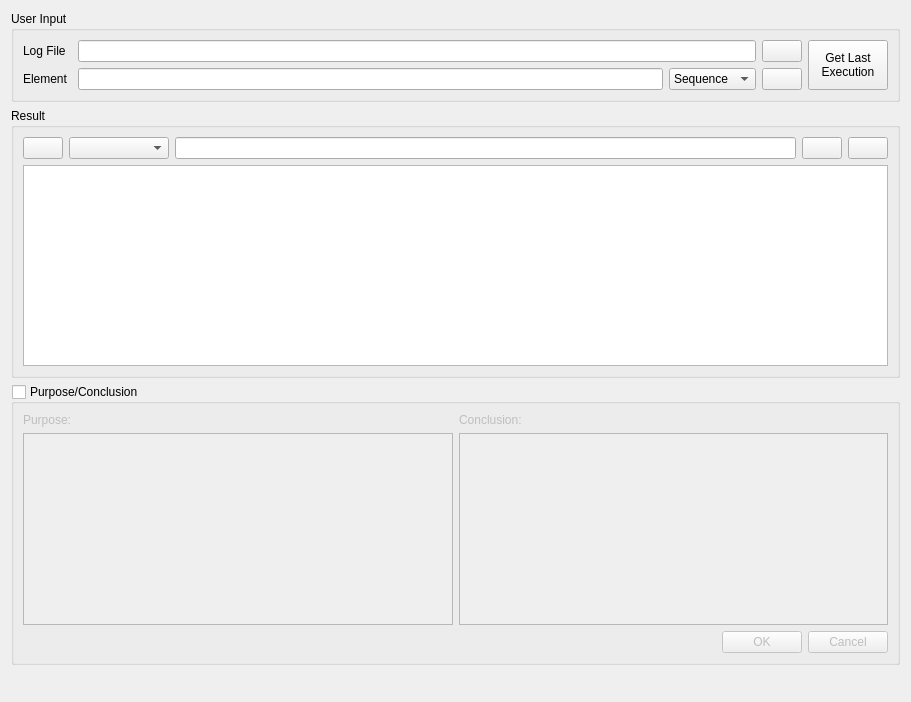
<?xml version="1.0" encoding="UTF-8"?>
<ui version="4.0">
 <class>GTALogFrame</class>
 <widget class="QFrame" name="GTALogFrame">
  <property name="geometry">
   <rect>
    <x>0</x>
    <y>0</y>
    <width>911</width>
    <height>702</height>
   </rect>
  </property>
  <property name="sizePolicy">
   <sizepolicy hsizetype="Expanding" vsizetype="Expanding">
    <horstretch>0</horstretch>
    <verstretch>0</verstretch>
   </sizepolicy>
  </property>
  <property name="windowTitle">
   <string>Frame</string>
  </property>
  <property name="frameShape">
   <enum>QFrame::NoFrame</enum>
  </property>
  <property name="frameShadow">
   <enum>QFrame::Raised</enum>
  </property>
  <layout class="QGridLayout" name="gridLayout_3">
   <property name="sizeConstraint">
    <enum>QLayout::SetNoConstraint</enum>
   </property>
   <item row="5" column="0">
    <layout class="QHBoxLayout" name="horizontalLayout_2">
     <item>
      <spacer name="horizontalSpacer">
       <property name="orientation">
        <enum>Qt::Horizontal</enum>
       </property>
       <property name="sizeHint" stdset="0">
        <size>
         <width>418</width>
         <height>20</height>
        </size>
       </property>
      </spacer>
     </item>
     <item>
      <widget class="QLabel" name="LogStatusLabel">
       <property name="sizePolicy">
        <sizepolicy hsizetype="Minimum" vsizetype="Minimum">
         <horstretch>0</horstretch>
         <verstretch>0</verstretch>
        </sizepolicy>
       </property>
       <property name="text">
        <string/>
       </property>
      </widget>
     </item>
    </layout>
   </item>
   <item row="3" column="0">
    <widget class="QGroupBox" name="groupBox_2">
     <property name="title">
      <string>Result</string>
     </property>
     <layout class="QGridLayout" name="gridLayout_2">
      <item row="0" column="1">
       <layout class="QHBoxLayout" name="horizontalLayout">
        <item>
         <widget class="QComboBox" name="ColumnFilterCB">
          <property name="minimumSize">
           <size>
            <width>100</width>
            <height>0</height>
           </size>
          </property>
         </widget>
        </item>
        <item>
         <widget class="QLineEdit" name="SearchFilterLE"/>
        </item>
        <item>
         <widget class="QPushButton" name="FilterPB">
          <property name="toolTip">
           <string>&lt;!DOCTYPE HTML PUBLIC &quot;-//W3C//DTD HTML 4.0//EN&quot; &quot;http://www.w3.org/TR/REC-html40/strict.dtd&quot;&gt;
&lt;html&gt;&lt;head&gt;&lt;meta name=&quot;qrichtext&quot; content=&quot;1&quot; /&gt;&lt;style type=&quot;text/css&quot;&gt;
p, li { white-space: pre-wrap; }
&lt;/style&gt;&lt;/head&gt;&lt;body style=&quot; font-family:'MS Shell Dlg 2'; font-size:8.25pt; font-weight:400; font-style:normal;&quot;&gt;
&lt;p style=&quot; margin-top:0px; margin-bottom:0px; margin-left:0px; margin-right:0px; -qt-block-indent:0; text-indent:0px;&quot;&gt;&lt;span style=&quot; font-weight:600; text-decoration: underline;&quot;&gt;Filter:&lt;/span&gt;&lt;/p&gt;
&lt;p style=&quot; margin-top:0px; margin-bottom:0px; margin-left:0px; margin-right:0px; -qt-block-indent:0; text-indent:0px;&quot;&gt;Filter the log based on selected column and search text&lt;/p&gt;&lt;/body&gt;&lt;/html&gt;</string>
          </property>
          <property name="text">
           <string/>
          </property>
          <property name="icon">
           <iconset resource="../resource.qrc">
            <normaloff>:/images/forms/img/SEARCH_REPLACE.png</normaloff>:/images/forms/img/SEARCH_REPLACE.png</iconset>
          </property>
         </widget>
        </item>
       </layout>
      </item>
      <item row="0" column="2">
       <widget class="QPushButton" name="AttachmentPB">
        <property name="toolTip">
         <string>&lt;!DOCTYPE HTML PUBLIC &quot;-//W3C//DTD HTML 4.0//EN&quot; &quot;http://www.w3.org/TR/REC-html40/strict.dtd&quot;&gt;
&lt;html&gt;&lt;head&gt;&lt;meta name=&quot;qrichtext&quot; content=&quot;1&quot; /&gt;&lt;style type=&quot;text/css&quot;&gt;
p, li { white-space: pre-wrap; }
&lt;/style&gt;&lt;/head&gt;&lt;body style=&quot; font-family:'MS Shell Dlg 2'; font-size:8.25pt; font-weight:400; font-style:normal;&quot;&gt;
&lt;p style=&quot; margin-top:0px; margin-bottom:0px; margin-left:0px; margin-right:0px; -qt-block-indent:0; text-indent:0px;&quot;&gt;&lt;span style=&quot; font-weight:600; text-decoration: underline;&quot;&gt;Attachment:&lt;/span&gt;&lt;/p&gt;
&lt;p style=&quot; margin-top:0px; margin-bottom:0px; margin-left:0px; margin-right:0px; -qt-block-indent:0; text-indent:0px;&quot;&gt;Add attachment to report&lt;/p&gt;&lt;/body&gt;&lt;/html&gt;</string>
        </property>
        <property name="text">
         <string/>
        </property>
        <property name="icon">
         <iconset resource="../resource.qrc">
          <normaloff>:/images/forms/img/Attachment.png</normaloff>:/images/forms/img/Attachment.png</iconset>
        </property>
       </widget>
      </item>
      <item row="0" column="0">
       <widget class="QPushButton" name="AnalyzeLogPB">
        <property name="toolTip">
         <string>&lt;!DOCTYPE HTML PUBLIC &quot;-//W3C//DTD HTML 4.0//EN&quot; &quot;http://www.w3.org/TR/REC-html40/strict.dtd&quot;&gt;
&lt;html&gt;&lt;head&gt;&lt;meta name=&quot;qrichtext&quot; content=&quot;1&quot; /&gt;&lt;style type=&quot;text/css&quot;&gt;
p, li { white-space: pre-wrap; }
&lt;/style&gt;&lt;/head&gt;&lt;body style=&quot; font-family:'MS Shell Dlg 2'; font-size:8.25pt; font-weight:400; font-style:normal;&quot;&gt;
&lt;p style=&quot; margin-top:0px; margin-bottom:0px; margin-left:0px; margin-right:0px; -qt-block-indent:0; text-indent:0px;&quot;&gt;&lt;span style=&quot; font-weight:600; text-decoration: underline;&quot;&gt;Analyze:&lt;/span&gt;&lt;/p&gt;
&lt;p style=&quot; margin-top:0px; margin-bottom:0px; margin-left:0px; margin-right:0px; -qt-block-indent:0; text-indent:0px;&quot;&gt;Display the result read from log file for provided element&lt;/p&gt;&lt;/body&gt;&lt;/html&gt;</string>
        </property>
        <property name="text">
         <string/>
        </property>
        <property name="icon">
         <iconset resource="../resource.qrc">
          <normaloff>:/images/forms/img/Analyze.png</normaloff>:/images/forms/img/Analyze.png</iconset>
        </property>
       </widget>
      </item>
      <item row="1" column="0" colspan="3">
       <widget class="GTALogResultTV" name="LogViewTV">
        <property name="contextMenuPolicy">
         <enum>Qt::CustomContextMenu</enum>
        </property>
        <property name="alternatingRowColors">
         <bool>true</bool>
        </property>
        <property name="selectionMode">
         <enum>QAbstractItemView::ExtendedSelection</enum>
        </property>
       </widget>
      </item>
     </layout>
    </widget>
   </item>
   <item row="0" column="0">
    <widget class="QGroupBox" name="logResultInputGB">
     <property name="title">
      <string>User Input</string>
     </property>
     <layout class="QGridLayout" name="gridLayout">
      <item row="0" column="0">
       <widget class="QLabel" name="label_4">
        <property name="text">
         <string>Log File</string>
        </property>
       </widget>
      </item>
      <item row="0" column="2" colspan="2">
       <widget class="QLineEdit" name="LogFileLE">
        <property name="text">
         <string/>
        </property>
       </widget>
      </item>
      <item row="0" column="4">
       <widget class="QPushButton" name="BrowseLogPB">
        <property name="maximumSize">
         <size>
          <width>16777215</width>
          <height>24</height>
         </size>
        </property>
        <property name="text">
         <string/>
        </property>
        <property name="icon">
         <iconset resource="../resource.qrc">
          <normaloff>:/images/forms/img/OpenFile.png</normaloff>:/images/forms/img/OpenFile.png</iconset>
        </property>
       </widget>
      </item>
      <item row="1" column="0" colspan="2">
       <widget class="QLabel" name="label_2">
        <property name="sizePolicy">
         <sizepolicy hsizetype="Maximum" vsizetype="Preferred">
          <horstretch>0</horstretch>
          <verstretch>0</verstretch>
         </sizepolicy>
        </property>
        <property name="text">
         <string>Element</string>
        </property>
       </widget>
      </item>
      <item row="1" column="2">
       <widget class="QLineEdit" name="DocFileLE">
        <property name="sizePolicy">
         <sizepolicy hsizetype="Expanding" vsizetype="Fixed">
          <horstretch>0</horstretch>
          <verstretch>0</verstretch>
         </sizepolicy>
        </property>
        <property name="text">
         <string/>
        </property>
        <property name="readOnly">
         <bool>true</bool>
        </property>
       </widget>
      </item>
      <item row="1" column="3">
       <widget class="QComboBox" name="ElementTypeCB">
        <property name="sizePolicy">
         <sizepolicy hsizetype="Fixed" vsizetype="Fixed">
          <horstretch>0</horstretch>
          <verstretch>0</verstretch>
         </sizepolicy>
        </property>
        <property name="maximumSize">
         <size>
          <width>300</width>
          <height>16777215</height>
         </size>
        </property>
        <item>
         <property name="text">
          <string>Sequence</string>
         </property>
        </item>
        <item>
         <property name="text">
          <string>Procedure</string>
         </property>
        </item>
       </widget>
      </item>
      <item row="1" column="4">
       <widget class="QPushButton" name="SearchPB">
        <property name="maximumSize">
         <size>
          <width>16777215</width>
          <height>24</height>
         </size>
        </property>
        <property name="text">
         <string/>
        </property>
        <property name="icon">
         <iconset resource="../resource.qrc">
          <normaloff>:/images/forms/img/SEARCH.png</normaloff>:/images/forms/img/SEARCH.png</iconset>
        </property>
       </widget>
      </item>
      <item row="0" column="5" rowspan="2">
       <widget class="QPushButton" name="lastExecPB">
        <property name="minimumSize">
         <size>
          <width>0</width>
          <height>50</height>
         </size>
        </property>
        <property name="text">
         <string>Get Last
Execution</string>
        </property>
       </widget>
      </item>
     </layout>
    </widget>
   </item>
   <item row="4" column="0">
    <widget class="QGroupBox" name="purposeAndConclusionGB">
     <property name="sizePolicy">
      <sizepolicy hsizetype="Preferred" vsizetype="Preferred">
       <horstretch>0</horstretch>
       <verstretch>0</verstretch>
      </sizepolicy>
     </property>
     <property name="cursor">
      <cursorShape>PointingHandCursor</cursorShape>
     </property>
     <property name="toolTip">
      <string>Check to display content</string>
     </property>
     <property name="title">
      <string>Purpose/Conclusion</string>
     </property>
     <property name="flat">
      <bool>false</bool>
     </property>
     <property name="checkable">
      <bool>true</bool>
     </property>
     <property name="checked">
      <bool>false</bool>
     </property>
     <layout class="QGridLayout" name="gridLayout_4">
      <item row="0" column="2">
       <widget class="QLabel" name="conclusionLB">
        <property name="sizePolicy">
         <sizepolicy hsizetype="Preferred" vsizetype="Fixed">
          <horstretch>0</horstretch>
          <verstretch>0</verstretch>
         </sizepolicy>
        </property>
        <property name="text">
         <string>Conclusion:</string>
        </property>
       </widget>
      </item>
      <item row="1" column="0">
       <widget class="QPlainTextEdit" name="purposeLE">
        <property name="sizePolicy">
         <sizepolicy hsizetype="Expanding" vsizetype="MinimumExpanding">
          <horstretch>0</horstretch>
          <verstretch>0</verstretch>
         </sizepolicy>
        </property>
        <property name="maximumSize">
         <size>
          <width>16777215</width>
          <height>200</height>
         </size>
        </property>
        <property name="cursor" stdset="0">
         <cursorShape>IBeamCursor</cursorShape>
        </property>
       </widget>
      </item>
      <item row="4" column="2">
       <widget class="QDialogButtonBox" name="purposeAndConclusionOkCancelButtons">
        <property name="standardButtons">
         <set>QDialogButtonBox::Cancel|QDialogButtonBox::Ok</set>
        </property>
       </widget>
      </item>
      <item row="1" column="2">
       <widget class="QPlainTextEdit" name="conclusionLE">
        <property name="sizePolicy">
         <sizepolicy hsizetype="Expanding" vsizetype="MinimumExpanding">
          <horstretch>0</horstretch>
          <verstretch>0</verstretch>
         </sizepolicy>
        </property>
        <property name="maximumSize">
         <size>
          <width>16777215</width>
          <height>200</height>
         </size>
        </property>
        <property name="cursor" stdset="0">
         <cursorShape>IBeamCursor</cursorShape>
        </property>
       </widget>
      </item>
      <item row="2" column="3">
       <layout class="QHBoxLayout" name="horizontalLayout_3"/>
      </item>
      <item row="0" column="0">
       <widget class="QLabel" name="purposeLB">
        <property name="sizePolicy">
         <sizepolicy hsizetype="Preferred" vsizetype="Fixed">
          <horstretch>0</horstretch>
          <verstretch>0</verstretch>
         </sizepolicy>
        </property>
        <property name="text">
         <string>Purpose:</string>
        </property>
       </widget>
      </item>
     </layout>
    </widget>
   </item>
  </layout>
 </widget>
 <customwidgets>
  <customwidget>
   <class>GTALogResultTV</class>
   <extends>QTreeView</extends>
   <header location="global">GTALogResultTV.h</header>
  </customwidget>
 </customwidgets>
 <resources>
  <include location="../resource.qrc"/>
 </resources>
 <connections/>
</ui>
